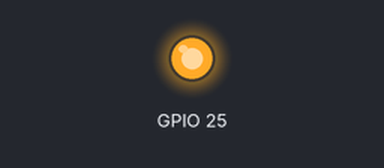
Recording of a sketch running on a simulated ESP32. On the bench: output pins drawn as LEDs (lit = HIGH).

Above: at 0.5 s.
At 8.7 s:
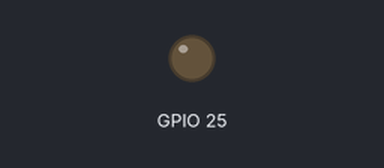
Timing chart, 0 to 9.8 s (numbered marks = the images above):
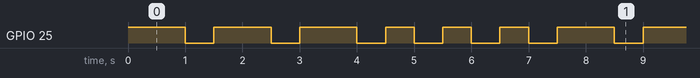

The sketch:

sos.ino
```cpp
void setup() {
  pinMode(25, OUTPUT);
}

void High(){
  digitalWrite(25, HIGH);
}

void Low(){
  digitalWrite(25, LOW);
}

void Flash(int t){
  High();
  delay(t);
  Low();
}

void loop() {
  Flash(1000);
  delay(500);
  Flash(1000);
  delay(500);
  Flash(1000);
  delay(500);
  Flash(500);
  delay(500);
  Flash(500);
  delay(500);
  Flash(500);
  delay(500);
}
```

Measured:
- by itself, GPIO 25: repeats every 7.5 s: 2 × (LOW 0.50 s, HIGH 1.0 s), 3 × (LOW 0.50 s, HIGH 0.50 s), LOW 0.50 s, HIGH 1.0 s
- by itself, everything shown: repeats every 7.5 s, in 12 steps
